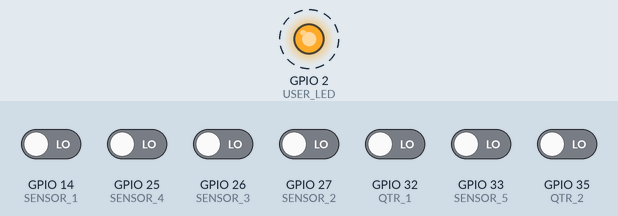
A sketch run on a simulated ESP32. On the bench: output pins drawn as LEDs (lit = HIGH). Wiring (inferred from the names in the program): IR receiver: data GPIO 15. Dashed ring = blinking. The inputs (shaded band) are chosen by the test bench; at power-on: GPIO 14 (SENSOR_1), GPIO 25 (SENSOR_4), GPIO 26 (SENSOR_3), GPIO 27 (SENSOR_2), GPIO 32 (QTR_1), GPIO 33 (SENSOR_5), GPIO 35 (QTR_2) LOW. What the sketch prints to the serial monitor is not drawn.

Above: at 0.1 s.
Timing chart, 0 to 3.0 s (numbered marks = the images above):
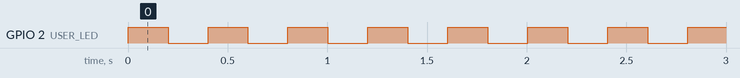

The sketch:

TestSensors.ino
```cpp
//LINE SENSORS
#define QTR_1 32
#define QTR_2 35
//PRESENCE SENSORS
#define SENSOR_1 14
#define SENSOR_2 27
#define SENSOR_3 26
#define SENSOR_4 25
#define SENSOR_5 33

//REMOTE CONTROL
#define IR_STAR 15

#define USER_LED 2

//Variables
int s_ii = 0, s_i = 0, s_c = 0, s_d = 0, s_dd = 0;
int qtr_i = 0, qtr_d = 0;
int ir_star = 0;

void setup() {
  // put your setup code here, to run once:
  Serial.begin(115200);
  Sensors_Init();

  pinMode(USER_LED, OUTPUT);
}

void loop() {
  Sensors_Read();

  Serial.print("S_II: ");
  Serial.print(s_ii);
  Serial.print("\t ");
  Serial.print("S_I: ");
  Serial.print(s_i);
  Serial.print("\t ");
  Serial.print("S_C: ");
  Serial.print(s_c);
  Serial.print("\t ");
  Serial.print("S_D: ");
  Serial.print(s_d);
  Serial.print("\t ");
  Serial.print("S_DD: ");
  Serial.print(s_dd);
  Serial.print("\t");

  Serial.print("QTR_I: ");
  Serial.print(qtr_i);
  Serial.print("\t");
  Serial.print("QTR_D: ");
  Serial.print(qtr_d);
  Serial.print("\t");

  Serial.print("IR: ");
  Serial.print(ir_star);
  Serial.println("");

  digitalWrite(USER_LED, !digitalRead(USER_LED));
  delay(200);
}

void Sensors_Read(void) {
  s_ii = digitalRead(SENSOR_1);
  s_i = digitalRead(SENSOR_2);
  s_c = digitalRead(SENSOR_3);
  s_d = digitalRead(SENSOR_4);
  s_dd = digitalRead(SENSOR_5);

  qtr_i = digitalRead(QTR_1);
  qtr_d = digitalRead(QTR_2);

  ir_star = digitalRead(IR_STAR);
}

void Sensors_Init(void) {
  pinMode(SENSOR_1, INPUT);
  pinMode(SENSOR_2, INPUT);
  pinMode(SENSOR_3, INPUT);
  pinMode(SENSOR_4, INPUT);
  pinMode(SENSOR_5, INPUT);

  pinMode(QTR_1, INPUT);
  pinMode(QTR_2, INPUT);

  pinMode(IR_STAR, INPUT);
}
```

Measured:
- by itself, GPIO 2 (USER_LED): alternates HIGH for 0.20 s and LOW for 0.20 s
